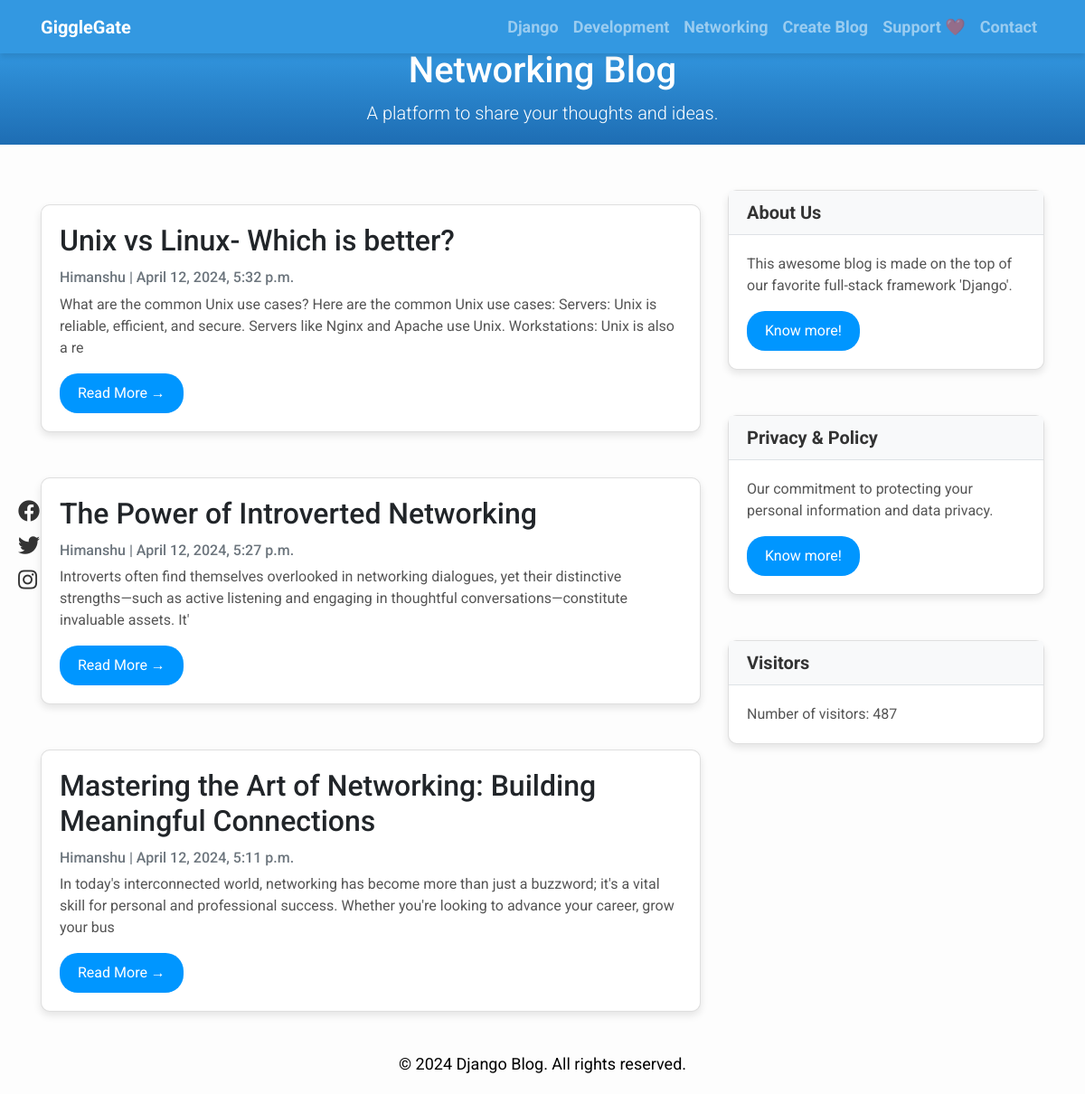
Screenshot of /networking/ with the database file from the repository.
### Blog_app/models.py (models this page shows, shortened)
class Networking(models.Model):
    title = models.CharField(max_length=200, unique=True)
    slug = models.SlugField(max_length=200, unique=True)
    author = models.ForeignKey(User, on_delete=models.CASCADE, related_name='networking_posts')
    updated_on = models.DateTimeField(auto_now=True)
    content = models.TextField()
    created_on = models.DateTimeField(auto_now_add=True)
    status = models.IntegerField(choices=STATUS, default=0)
    image = models.ImageField(upload_to='images/', blank=True, null=True)
    class Meta:
        ordering = ['-created_on']

class VisitCounter(models.Model):
    count = models.IntegerField(default=0)

### Blog_app/views.py (the view)
# urls.py: path('networking/', views.NetworkingList.as_view(), name='networking'),
class NetworkingList(generic.ListView):
    queryset = Networking.objects.filter(status=1).order_by('-created_on')
    template_name = 'networking.html'
    def get_context_data(self, **kwargs):
        context = super().get_context_data(**kwargs)
        visit_counter, created = VisitCounter.objects.get_or_create()
        if created:
            visit_counter.save()
        visit_counter.count += 1
        visit_counter.save()
        context['visit_counter'] = visit_counter
        return context

### templates/networking.html (shortened to what this page needs)
<!DOCTYPE html>
<html lang="en">
<head>
</head>
<body>
    {% extends "base.html" %}
    {% block content %}
    <header class="masthead text-center">
        <div class="container">
            <h1>Networking Blog</h1>
            <p class="lead">A platform to share your thoughts and ideas.</p>
        </div>
    </header>
    <div class="container">
        <div class="row">
            <div class="col-md-8 mt-3 left">
                {% for networking in networking_list %}
                <div class="card mb-4">
                    <div class="card-body">
                        <h2 class="card-title">{{ networking.title }}</h2>
                        <p class="card-text text-muted h6">{{ networking.author }} | {{ networking.created_on}} </p>
                        <p class="card-text">{{networking.content|slice:":200" }}</p>
                        <a href="{% url 'networking_detail' networking.slug  %}" class="btn btn-primary">Read More &rarr;</a>
                    </div>
                </div>
                {% endfor %}
            </div>
            {% block sidebar %} {% include 'sidebar.html' %} {% endblock sidebar %}
        </div>
    </div>
    {%endblock%}

### templates/sidebar.html (shortened to what this page needs)
{% block sidebar %}
<div class="col-md-4 float-right">
    <div class="card">
        <h5 class="card-header">About Us</h5>
        <div class="card-body">
            <p class="card-text">This awesome blog is made on the top of our favorite full-stack framework 'Django'.</p>
            <a href="{% url 'about' %}" class="btn btn-primary">Know more!</a>
        </div>
    </div>
    <div class="card">
        <h5 class="card-header">Privacy & Policy</h5>
        <div class="card-body">
            <p class="card-text">Our commitment to protecting your personal information and data privacy.</p>
            <a href="{% url 'privacy' %}" class="btn btn-primary">Know more!</a>
        </div>
    </div>
    <div class="card">
        <h5 class="card-header">Visitors</h5>
        <div class="card-body">
            <p class="card-text">Number of visitors: {{ visit_counter.count }}</p>
        </div>
    </div>
</div>
{% endblock sidebar %}

### templates/base.html (style rules this page uses)
body { font-family: "Roboto", sans-serif; font-size: 16px; background-color: #f8f9fa; }
.masthead { background: linear-gradient(to bottom, #3398E1, #1E6DB3); color: #fff; padding: 4px 0; }

### templates/networking.html (style rules this page uses)
body { font-family: "Roboto", sans-serif; font-size: 18px; background-color: #fdfdfd; margin-top: 50px; }
.card { box-shadow: 0 16px 48px #E3E7EB; }

### templates/sidebar.html (style rules this page uses)
.card { box-shadow: 0 4px 8px rgba(0, 0, 0, 0.1); border-radius: 10px; margin-bottom: 20px; margin-top: 50px; }
.card-header { background-color: #f8f9fa; border-bottom: 1px solid #dee2e6; font-weight: bold; color: #333; }
.card-body { padding: 20px; }
.card-text { font-size: 16px; color: #555; }
.btn { background-color: #0096FF; color: #fff; border: none; border-radius: 20px; padding: 10px 20px; font-size: 16px; transition: background-color 0.3s; }

### rows the page displays
Networking: title "Unix vs Linux- Which is better?", author "Himanshu", created_on "April 12, 2024, 5:32 p.m.", content "What are the common Unix use cases? Here are the common Unix use cases: Servers: Unix is reliable, efficient, and secure. Servers like Nginx and Apache use Unix. Workstations: Unix is also a re"
Networking: title "The Power of Introverted Networking", author "Himanshu", created_on "April 12, 2024, 5:27 p.m.", content "Introverts often find themselves overlooked in networking dialogues, yet their distinctive strengths—such as active listening and engaging in thoughtful conversations—constitute invaluable assets. It'"
Networking: title "Mastering the Art of Networking: Building Meaningful Connections", author "Himanshu", created_on "April 12, 2024, 5:11 p.m.", content "In today's interconnected world, networking has become more than just a buzzword; it's a vital skill for personal and professional success. Whether you're looking to advance your career, grow your bus"
VisitCounter: count "487"
